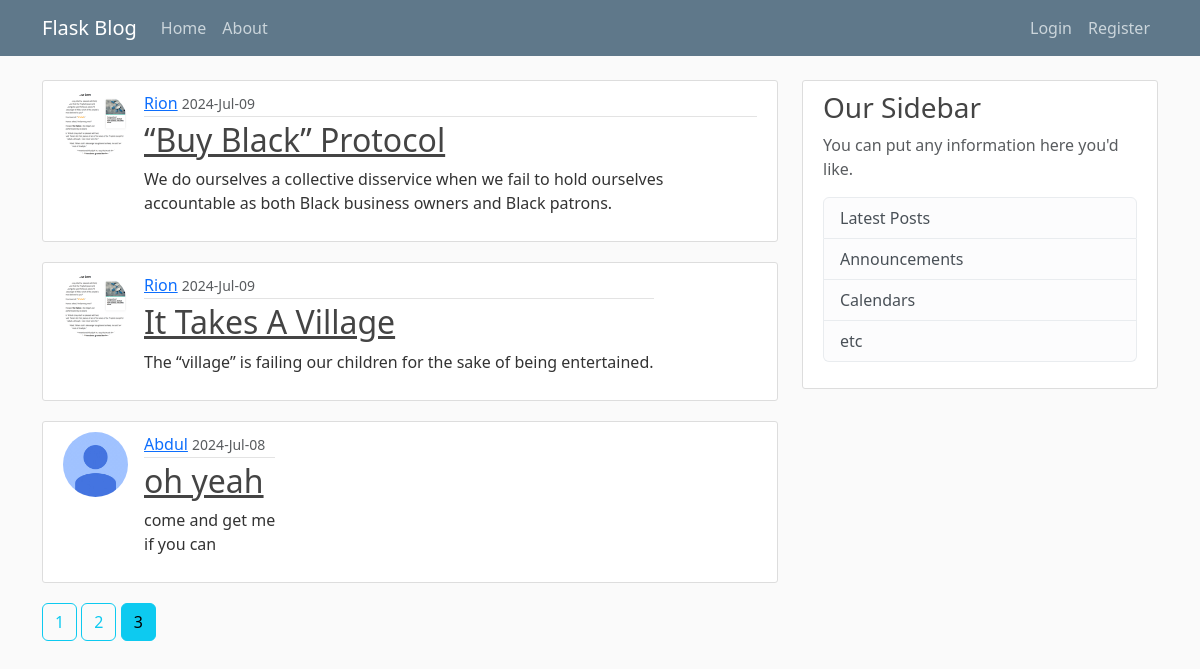
Screenshot of /home?page=3 with the database file from the repository.
### flaskblog/models.py (models this page shows, shortened)
class Post(db.Model):
    id = db.Column(db.Integer, primary_key = True)
    title = db.Column(db.String(40), nullable = False)
    date_posted = db.Column(db.DateTime, nullable = False, default = datetime.utcnow)
    content = db.Column(db.Text, nullable = False)
    user_id = db.Column(db.Integer, db.ForeignKey('user.id'), nullable=False)
    comments = db.relationship('Comment', backref='origin_post', lazy=True)

class User(db.Model, UserMixin):
    id = db.Column(db.Integer, primary_key = True)
    username = db.Column(db.String(20), unique = True, nullable = False)
    email = db.Column(db.String(50), unique = True, nullable = False)
    image_file = db.Column(db.String(20), nullable = False, default = 'default.jpg')
    password = db.Column(db.String(30), nullable = False)
    posts = db.relationship('Post', backref='author', lazy=True)
    comments = db.relationship('Comment', backref='author', lazy=True)

### flaskblog/main/urls.py (the view)
@main.route("/")
@main.route("/home")
def home():
    page = request.args.get('page', 1, type=int)
    posts = Post.query.order_by(Post.id.desc()).paginate(page=page, per_page=5)
    return render_template('home.html',posts=posts, title="Timeline")

### flaskblog/templates/home.html
{% extends "base.html" %}
{% block content %}
    {% for post in posts.items %}
        <article class="media content-section d-flex">
          <img src="{{ url_for('static', filename='images/' + post.author.image_file) }}" class="rounded-circle article-img" alt="Couldn't load image">
          <div class="media-body">
            <div class="article-metadata">
              <a class="mr-2" href="{{ url_for('users.user_posts', username=post.author.username) }}">{{ post.author.username }}</a>
              <small class="text-muted">{{ post.date_posted.strftime('%Y-%b-%d') }}</small>
            </div>
            <h2><a class="article-title" href="{{ url_for('posts.one_post', post_id=post.id) }}">{{ post.title }}</a></h2>
            <p class="article-content">{{ post.content }}</p>
          </div>
        </article>
    {% endfor %}
    {% for page_num in posts.iter_pages(left_edge=1, right_edge=1, left_current=1, right_current=1) %}
    {% if page_num %}
      {% if posts.page == page_num %}
        <a href="{{ url_for('main.home', page=page_num) }}" class="btn btn-info mb-4">{{ page_num }}</a>
      {% else  %}
        <a href="{{ url_for('main.home', page=page_num) }}" class="btn btn-outline-info mb-4">{{ page_num }}</a>
      {% endif  %}
    {% else  %}
        <span class="text-info">...</span>
    {% endif  %}
    {% endfor %}
{% endblock %}

### flaskblog/static/main.css (style rules this page uses)
body { background: #fafafa; color: #333333; margin-top: 5rem; }
h1, h2, h3, h4, h5, h6 { color: #444444; }
.content-section { background: #ffffff; padding: 10px 20px; border: 1px solid #dddddd; border-radius: 3px; margin-bottom: 20px; }
.article-title { color: #444444; }
.article-content { white-space: pre-line; }
.article-img { height: 65px; width: 65px; margin-right: 16px; }
.article-metadata { padding-bottom: 1px; margin-bottom: 4px; border-bottom: 1px solid #e3e3e3 }

### rows the page displays
Post: image_file (picture), author.username "Rion", date_posted "2024-Jul-09", title "“Buy Black” Protocol", content "We do ourselves a collective disservice when we fail to hold ourselves accountable as both Black business owners and Black patrons."
Post: image_file (picture), author.username "Rion", date_posted "2024-Jul-09", title "It Takes A Village", content "The “village” is failing our children for the sake of being entertained."
Post: image_file (placeholder picture), author.username "Abdul", date_posted "2024-Jul-08", title "oh yeah", content "come and get me if you can"

### other values shown
{{ page_num }} "1" "2"
{{ page_num }} "3"
